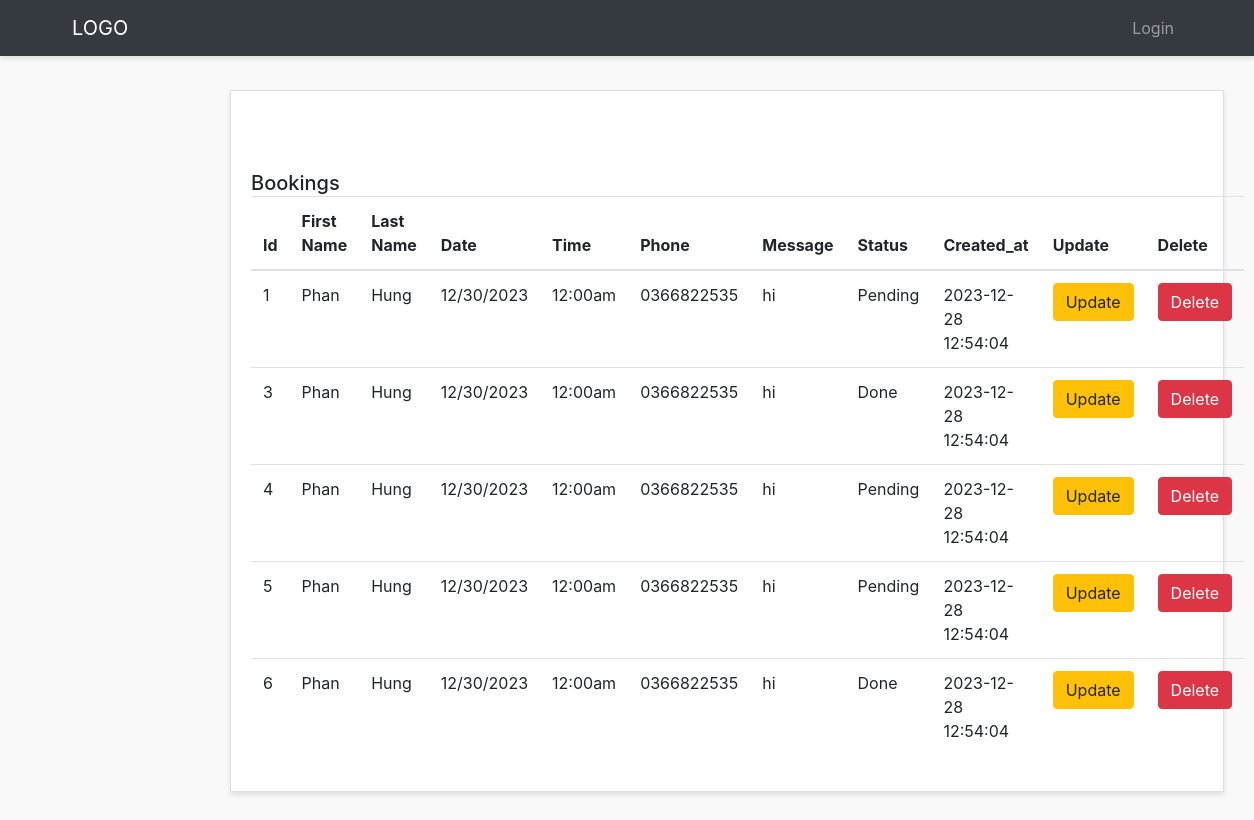
Page /admin-panel/bookings-admins/show-bookings.php on the committed database.
### tables this page shows
CREATE TABLE `bookings` (
  `id` int(10) NOT NULL,
  `first_name` varchar(200) NOT NULL,
  `last_name` varchar(200) NOT NULL,
  `date` varchar(200) NOT NULL,
  `time` varchar(200) NOT NULL,
  `phone` varchar(100) NOT NULL,
  `message` text NOT NULL,
  `status` varchar(200) NOT NULL DEFAULT 'Pending',
  `user_id` int(7) NOT NULL,
  `created_at` timestamp NOT NULL DEFAULT current_timestamp()
);

### admin-panel/bookings-admins/show-bookings.php (the view)
<?php require "../layouts/header.php"; ?>
<?php require "../../config/config.php"; ?>
<?php
$show_bookings = $conn->query("SELECT * FROM bookings");
$show_bookings->execute();
$allShowbookings = $show_bookings->fetchAll(PDO::FETCH_OBJ);
?>
<div class="container-fluid">
  <div class="row">
    <div class="col">
      <div class="card">
        <div class="card-body" style="margin-top:60px">
          <h5 class="card-title mb-4 d-inline">Bookings</h5>
          <table class="table">
            <thead>
              <tr>
                <th scope="col">Id</th>
                <th scope="col">First Name</th>
                <th scope="col">Last Name</th>
                <th scope="col">Date</th>
                <th scope="col">Time</th>
                <th scope="col">Phone</th>
                <th scope="col">Message</th>
                <th scope="col">Status</th>
                <th scope="col">Created_at</th>
                <th scope="col">Update</th>
                <th scope="col">Delete</th>
              </tr>
            </thead>
            <tbody>
              <?php foreach ($allShowbookings as $booking): ?>
                <tr>
                  <td>
                    <?php echo $booking->id ?>
                  </td>
                  <td>
                    <?php echo $booking->first_name ?>
                  </td>
                  <td>
                    <?php echo $booking->last_name ?>
                  </td>
                  <td>
                    <?php echo $booking->date ?>
                  </td>
                  <td>
                    <?php echo $booking->time ?>
                  </td>
                  <td>
                    <?php echo $booking->phone ?>
                  </td>
                  <td>
                    <?php echo $booking->message ?>
                  </td>
                  <td>
                    <?php echo $booking->status ?>
                  </td>
                  <td>
                    <?php echo $booking->created_at ?>
                  </td>
                  <td><a href="change-status.php?id=<?php echo $booking->id; ?>"
                      class="btn btn-warning  text-center ">Update</a></td>
                  <td><a href="delete-bookings.php?id=<?php echo $booking->id ?>"
                      class="btn btn-danger  text-center ">Delete</a></td>
                </tr>
              <?php endforeach; ?>
            </tbody>
          </table>
        </div>
      </div>
    </div>
  </div>
</div>
<?php require "../layouts/footer.php"; ?>

### admin-panel/styles/style.css (style rules this page uses)
body { background:#f9f9f9; }
.card { margin-bottom: 15px; border-radius:0; box-shadow: 0 3px 5px rgba(0,0,0,.1); }

### rows in the picture
bookings: id "1", first_name "Phan", last_name "Hung", date "12/30/2023", time "12:00am", phone "0366822535", message "hi", status "Pending", created_at "2023-12-28 12:54:04"
bookings: id "3", first_name "Phan", last_name "Hung", date "12/30/2023", time "12:00am", phone "0366822535", message "hi", status "Done", created_at "2023-12-28 12:54:04"
bookings: id "4", first_name "Phan", last_name "Hung", date "12/30/2023", time "12:00am", phone "0366822535", message "hi", status "Pending", created_at "2023-12-28 12:54:04"
bookings: id "5", first_name "Phan", last_name "Hung", date "12/30/2023", time "12:00am", phone "0366822535", message "hi", status "Pending", created_at "2023-12-28 12:54:04"
bookings: id "6", first_name "Phan", last_name "Hung", date "12/30/2023", time "12:00am", phone "0366822535", message "hi", status "Done", created_at "2023-12-28 12:54:04"
